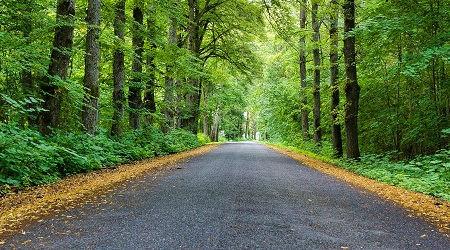
#> input picture image_processing_files/road.jpg, 450 x 250 px, found by its file name
$ python basic.py
#> lines starting #> are read from the running program, lines starting #| are printed output that depends on the picture; after the words box and inside, x2 and y2 are one past the last pixel; in counts of white or black regions, pixels touching at a corner belong together
import cv2 as cv
import numpy as np
import matplotlib.pyplot as plt

path = r"image_processing_files\road.jpg"
img = cv.imread(path)
#> img is the input picture: shape (250, 450, 3); mean B, G, R 61.6, 111, 89.5
cv.imshow('Original_image',img)

# change into grayscale
gray = cv.cvtColor(img,cv.COLOR_BGR2GRAY)
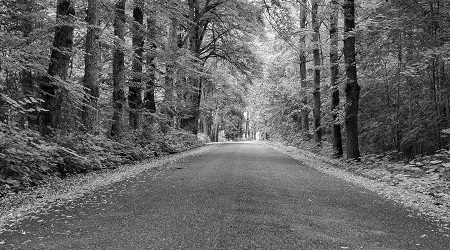
#> gray: shape (250, 450); min 0, max 254, mean 98.9
# cv.imshow('Grayscale',gray)

# Blur the image
blur = cv.GaussianBlur(img,(5,5),cv.BORDER_DEFAULT)
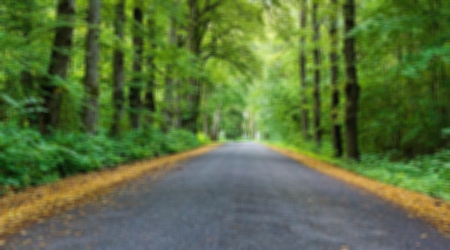
#> blur: shape (250, 450, 3); mean B, G, R 61.6, 111, 89.5
# cv.imshow('Blur',blur)

# edge detection canny
canny = cv.Canny(img,200,205)
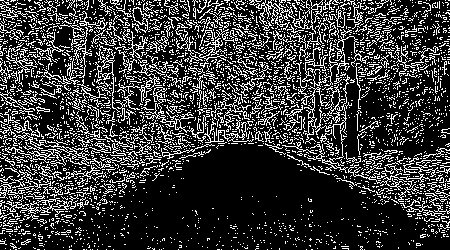
#> canny: shape (250, 450); 22.3% white in thin lines or dots
# cv.imshow('Canny',canny)

# erode the image
eroded = cv.erode(canny,(3,3),iterations=2)
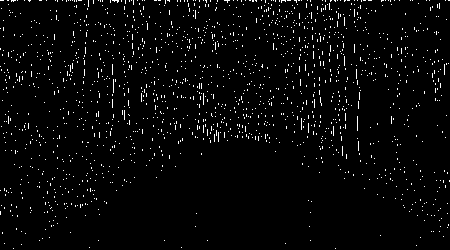
#> eroded: shape (250, 450); 2.8% white in thin lines or dots
# cv.imshow("Eroded",eroded)

# dilation of the image
dilated = cv.dilate(canny,(5,5),iterations=2)
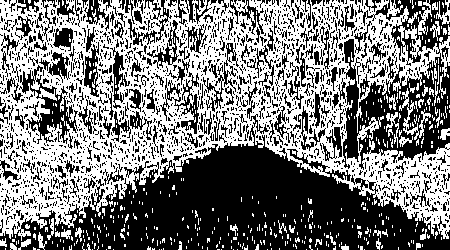
#> dilated: shape (250, 450); 48.9% white; 479 white regions (432 under 20 px), largest, box (x1, y1, x2, y2) and area: (0, 0, 450, 241) 49927, (399, 88, 431, 140) 362, (418, 0, 432, 35) 194
# cv.imshow("dilated_image",dilated)
# print(img.shape[:2])

cv.waitKey(0)

$ run again, with image_processing_files/house.jpg copied over image_processing_files/road.jpg
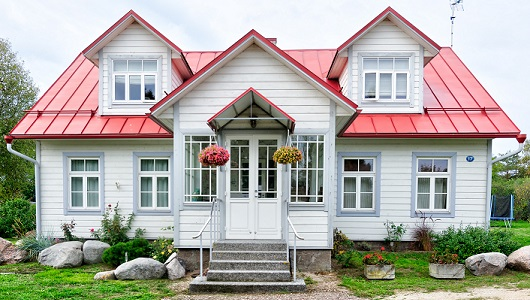
#> input picture image_processing_files/house.jpg, 530 x 300 px, found by its file name
#> img is the input picture: shape (300, 530, 3); mean B, G, R 160.2, 167.9, 170.2
#> `canny = cv.Canny(img,200,205)`:
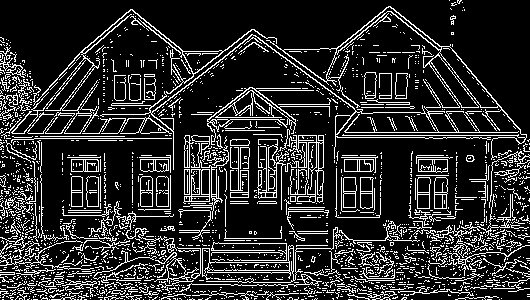
#> canny: shape (300, 530); 17% white in thin lines or dots
#> eroded: shape (300, 530); 2.9% white in thin lines or dots
#> `dilated = cv.dilate(canny,(5,5),iterations=2)`:
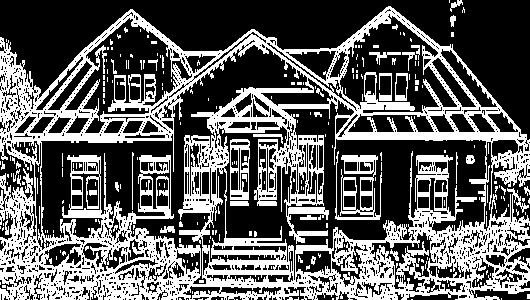
#> dilated: shape (300, 530); 36.7% white; 257 white regions (219 under 20 px), largest, box (x1, y1, x2, y2) and area: (0, 6, 530, 300) 53283, (335, 151, 382, 220) 1241, (230, 139, 250, 200) 570

$ run again, with image_processing_files/my-passport-photo.jpg copied over image_processing_files/road.jpg
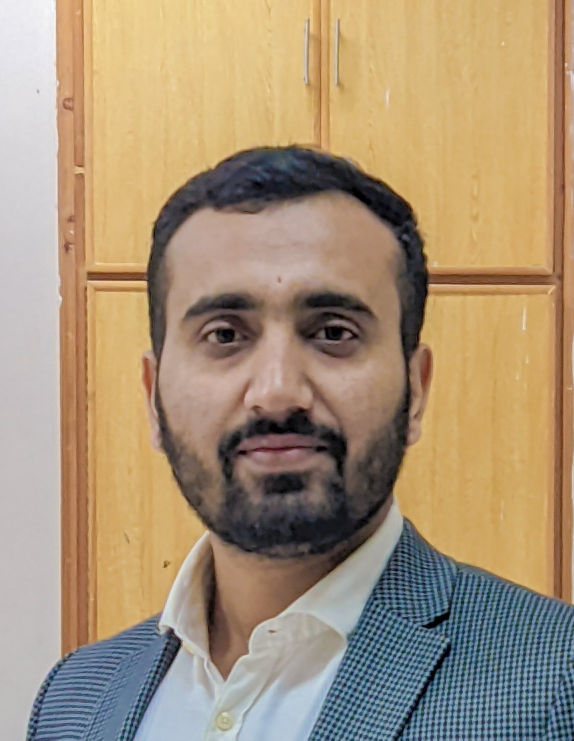
#> input picture image_processing_files/my-passport-photo.jpg, 1148 x 1481 px, found by its file name (shown at 1/2 size)
#> img is the input picture: shape (1481, 1148, 3); mean B, G, R 120.1, 147, 167.3
#> `canny = cv.Canny(img,200,205)`:
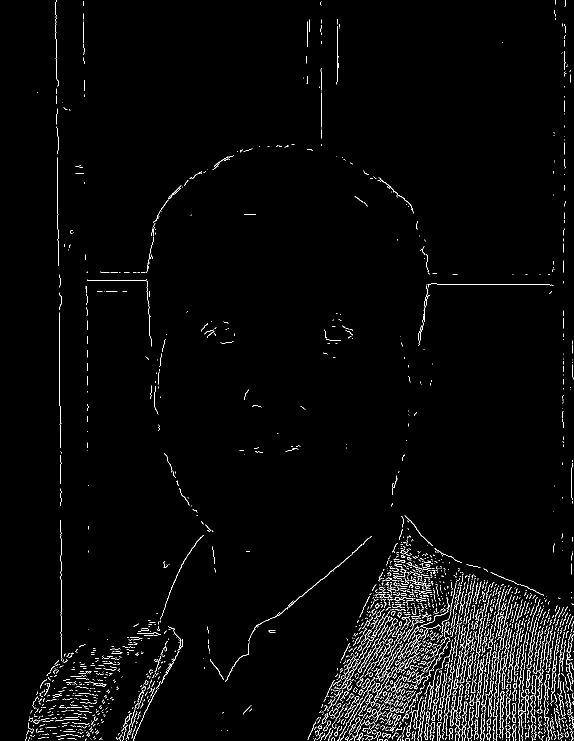
#> canny: shape (1481, 1148) (shown at 1/2 size); 2.4% white in thin lines or dots
#> eroded: shape (1481, 1148); 0.66% white in thin lines or dots
#> `dilated = cv.dilate(canny,(5,5),iterations=2)`:
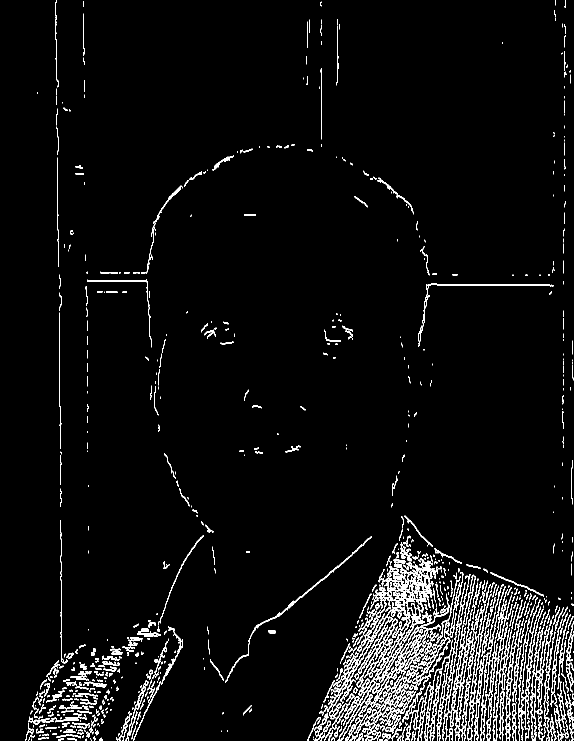
#> dilated: shape (1481, 1148) (shown at 1/2 size); 4.5% white in thin lines or dots
